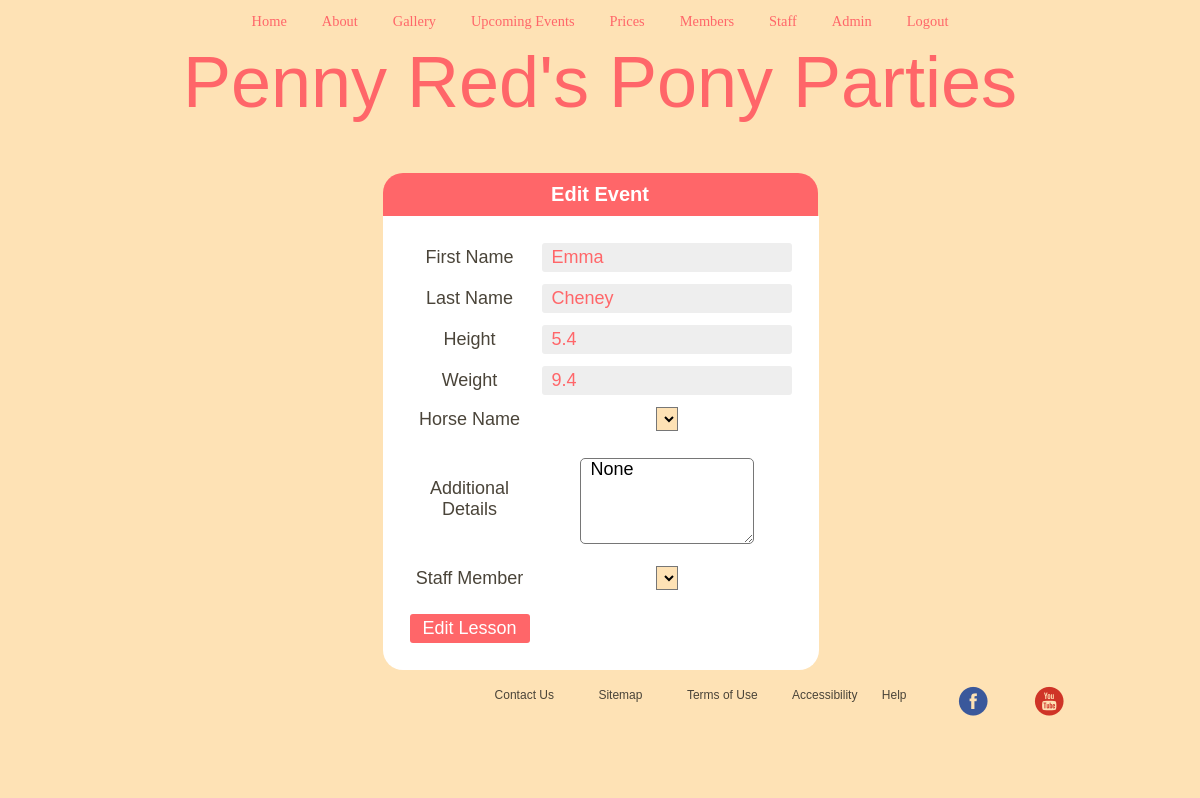
The page /Members/Booking/editlesson.php?bookingid=6 (signed in) on the database its author committed.
### tables this page shows
CREATE TABLE `bookings` (
`bookingid` int(11) NOT NULL,
  `lessonid` int(11) NOT NULL,
  `fname` varchar(50) NOT NULL,
  `lname` varchar(50) NOT NULL,
  `height` text NOT NULL,
  `weight` text NOT NULL,
  `horsename` text NOT NULL,
  `additionaldetails` text NOT NULL,
  `staffmember` text NOT NULL
);

### Members/Booking/editlesson.php (the view, shortened to what this page needs)
<?php
include ("../headerm.php");
?>
<?php
 function renderForm($booking, $fname, $lname, $height, $weight, $horsename, $additionaldetails, $staffmember, $error)
 {
 ?>
<div class="loginbox">
    <div class="logincontainer">
      <div id="login">
        <h2>Edit Event</h2>
        <form action="" method="POST">
          <fieldset>
            <table>
                <tr><td><label for="fname">First Name</label></td><td>
                <input type="text" name="fname" value="<?php echo $fname; ?>"/></td></tr>
                <tr><td><label for="lname">Last Name</label></td><td>
                <input type="text" name="lname" value="<?php echo $lname; ?>"/></td></tr>
                <tr><td><label for="height">Height</label></td><td>
                <input type="text" name="height" value="<?php echo $height; ?>"/></td></tr>
                <tr><td><label for="weight">Weight</label></td><td>
                <input type="text" name="weight" value="<?php echo $weight; ?>"/></td></tr>
                <tr><td><label for="horsename">Horse Name</label></td><td>
                <?php echo "<select name='horsename'>";
                    echo "</select>";
                    ?></td></tr>
                <tr><td><label for="additionaldetails">Additional Details</label></td><td>
                <p style="background-color: white;" ><textarea name="additionaldetails" id="additionaldetails" rows="4" cols="15"><?php echo $additionaldetails; ?></textarea></td></tr>
                <tr><td><label for="staffmember">Staff Member</label></td><td>
                <?php echo "<select name='staffmember'>";
                    echo "</select>";
                ?></td></tr>
                <tr><td><input type="hidden" name="bookingid" value="<?php echo $bookingid; ?>" /></td></tr>
                <tr><td><input type="submit" name="submit" value="Edit Lesson"></td></tr>
            </table>
          </fieldset>
        </form>
      </div>
    </div>
 <?php
 }
 if (isset($_POST['submit']))
 {
 if (is_numeric($_POST['bookingid']))
 {
 $bookingid = $_POST['bookingid'];
 $fname = mysql_real_escape_string(htmlspecialchars($_POST['fname']));
 $lname = mysql_real_escape_string(htmlspecialchars($_POST['lname']));
 $height = mysql_real_escape_string(htmlspecialchars($_POST['height']));
 $weight = mysql_real_escape_string(htmlspecialchars($_POST['weight']));
 $horsename = mysql_real_escape_string(htmlspecialchars($_POST['horsename']));
 $additionaldetails = mysql_real_escape_string(htmlspecialchars($_POST['additionaldetails']));
 $staffmember = mysql_real_escape_string(htmlspecialchars($_POST['staffmember']));
 if ($bookingid == '' || $fname == '' || $lname == '' || $height == '' || $weight == '' || $horsename == '' || $additionaldetails == '' || $staffmember == '')
 {
 $error = 'ERROR: Please fill in all required fields!';
 renderForm($bookingid, $fname, $lname, $height, $weight, $horsename, $additionaldetails, $staffmember, $error);
 }
 else
 {
 mysql_query("UPDATE bookings SET bookingid='$bookingid',fname='$fname',lname='$lname',height='$height',weight='$weight',horsename='$horsename',additionaldetails='$additionaldetails',staffmember='$staffmember' WHERE lessonid='$lessonid'")
 or die(mysql_error());
 header("Location: view_lessons.php?lessonid=".$lessonid."");
 }
 }
 else
 {
 echo 'Error!';
 }
 }
 else
 {
 if (isset($_GET['bookingid']) && is_numeric($_GET['bookingid']) && $_GET['bookingid'] > 0)
 {
 $bookingid = $_GET['bookingid'];
 $result = mysql_query("SELECT * FROM bookings WHERE bookingid=$bookingid")
 or die(mysql_error());
 $row = mysql_fetch_array($result);
 if($row)
 {
 $bookingid = $row['bookingid'];
 $fname = $row['fname'];
 $lname = $row['lname'];
 $height = $row['height'];
 $weight = $row['weight'];
 $horsename = $row['horsename'];
 $additionaldetails = $row['additionaldetails'];
 $staffmember = $row['staffmember'];
 renderForm($bookingid, $fname, $lname, $height, $weight, $horsename, $additionaldetails, $staffmember, '');
 }
 else
 {
 echo "No results!";
 }
 }
 else
 {
 echo 'Error!';
 }
 }
?>
</body>
</html>

### PR.css (style rules this page uses)
* { margin: 0; padding: 0; font-size: 18px; font-family: "Wingdings", sans-serif; background-color: #fee2b5; }
html, body { height: 100%; }
body { width: 1000px; margin: auto; }
p { color: #4a4439; margin-top: 10px; font-family: "KG Miss Kindergarten", Georgia, Serif; font-size: 1em; text-align: center; }
a { font-family: "KG Miss Kindergarten", Georgia, Serif; }
textarea { -webkit-border-radius: 5px; -moz-border-radius: 5px; border-radius: 5px; margin-bottom: 5px; margin-top: 5px; background-color: white; text-indent: 10px; }
label { width: 10px; background-color: white; }
input, text, date, time { margin-left: 10px; -moz-box-sizing: border-box; -webkit-box-sizing: border-box; box-sizing: border-box; border-radius: 5px; margin-bottom: 5px; background-color: white; color: #ff6669; border-style: none; margin: 0; padding: 0; transition: all .3s; width: 250px; }
td { font-family: "KG Miss Kindergarten", Georgia, Serif; color: #4a4439; padding: 5px; background-color: white; }
input[type="submit"] { background: #ff6669; color: white; display: block; margin: 0 auto; padding: 4px 0; width: 150px; cursor: pointer; }
#termsofuse p, ol, ul, li { text-align: left; font-family: Arial; color: #4a4439; font-size: 16px; }
ul { padding: 15px; }
h2 { text-align: center; margin-top: 10px; }
#login { margin-top: 50px; margin-right: auto; margin-left: auto; width: 435px; }
#login h2 { background: #ff6669; border-radius: 20px 20px 0 0; color: #fff; font-size: 20px; padding: 10px 26px; }
#login fieldset { border-style: none; padding: 20px; border-radius: 0 0 20px 20px; background-color: white; }
#login fieldset input { border-radius: 3px; }
#login fieldset input[type="text"], #login fieldset input[type="password"], #login fieldset input[type="date"], #login fieldset input[type="time"] { background: #eee; color: #ff6669; padding: 4px 10px; }
#login fieldset input[type="submit"] { background: #ff6669; color: white; display: block; margin: 0 auto; padding: 4px 0; width: 120px; cursor: pointer; }
body { text-align: center; }
a, a:link, a:active { color: #ff6669; outline: none; text-decoration: none; }
table { margin-left: auto; margin-right: auto; background-color: white; }
#footercontainer { clear: both; width: 100%; height: 100px; bottom:0; left:0; top: 100%; }
#footercontainer a, li { color: #4a4439; list-style-type: none; font-family: Arial; font-size: 12px; display: inline; padding: 10px; }
#footer1 { float: right; margin-left: 20%; margin-right: -60px; }
#footer3 { float: right; margin-left: 5%; }

### rows shown on the page
bookings: fname "Emma", lname "Cheney", height "5.4", weight "9.4", additionaldetails "None"
